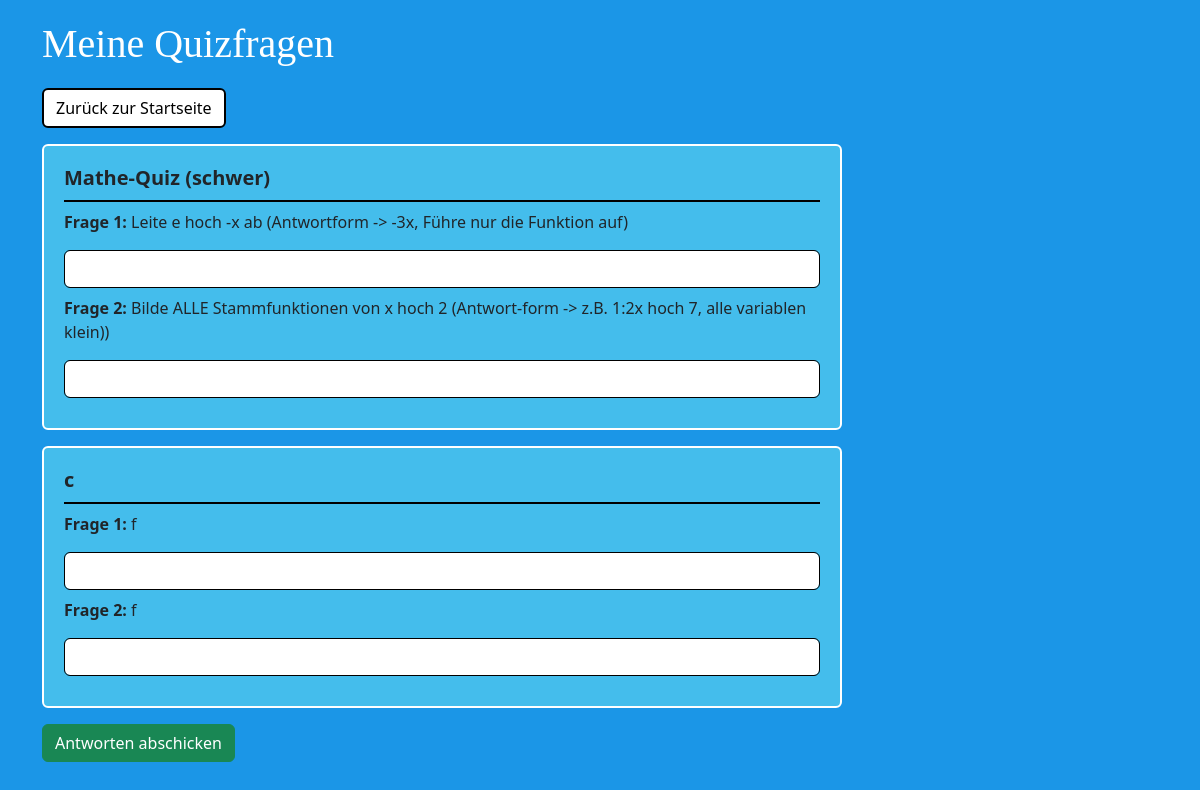
The app's page /quiz, older data.
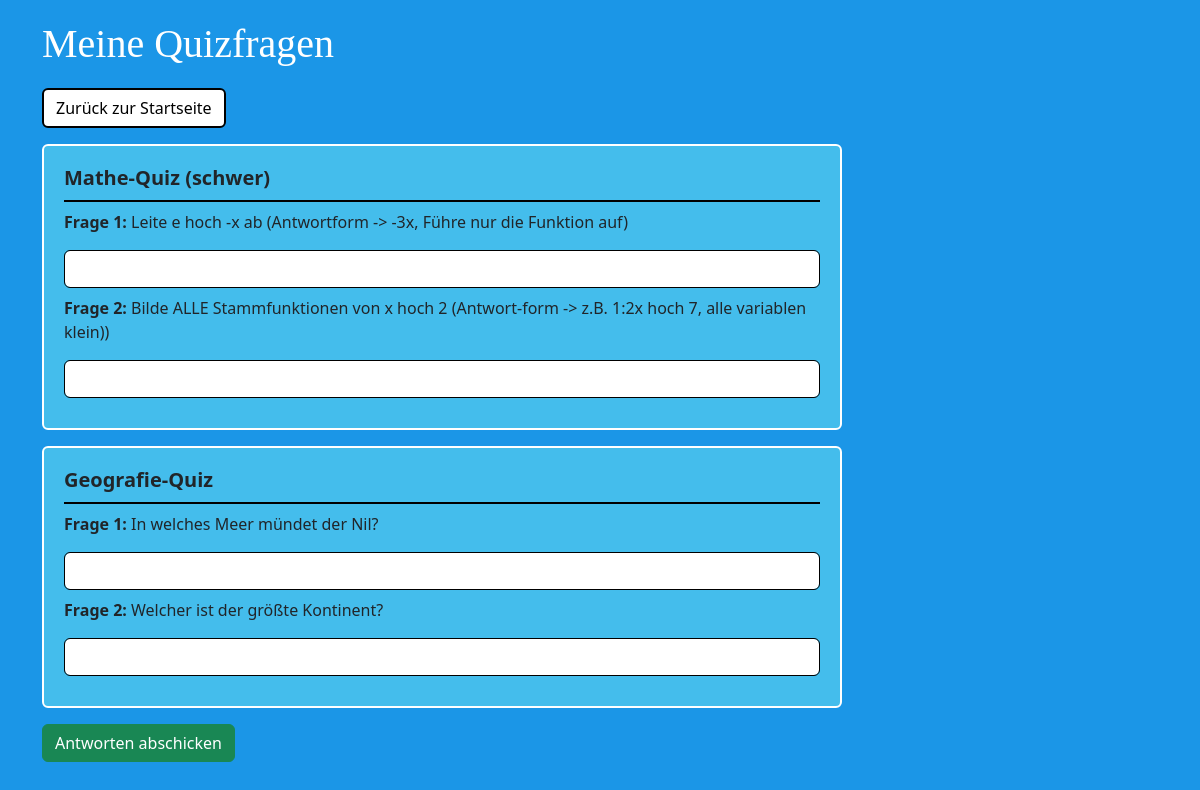
The same page, newer data.
### tables this page shows
CREATE TABLE text_quiz (
    Id INTEGER PRIMARY KEY AUTOINCREMENT,
    quiz_titel TEXT,
    frage1 TEXT,
    antwort1 TEXT,
    frage2 TEXT,
    antwort2 TEXT
);

### app.py (the view, shortened to what this page needs)
@app.route('/quiz', methods=['GET', 'POST'])
def quiz():
    conn = get_db_connection()
    text_quiz = conn.execute('SELECT * FROM text_quiz').fetchall()
    conn.close()
    return render_template('quiz.html', text_quiz=text_quiz)

### app.py (called while the page is built)
def get_db_connection():
    conn = sqlite3.connect('database.db')
    conn.row_factory = sqlite3.Row
    return conn

### templates/quiz.html (shortened to what this page needs)
<!DOCTYPE html>
<html lang="de">
<head>
<link href="https://cdn.jsdelivr.net/npm/bootstrap@5.3.8/dist/css/bootstrap.min.css" rel="stylesheet">
<link rel="stylesheet" href="{{ url_for('static', filename='style2/style.css') }}">
</head>
<body>
<div class="container">
<h1 style="font-family: fantasy;">Meine Quizfragen</h1>
<a href="{{ url_for('start') }}" class="btn btn-secondary mb-3">Zurück zur Startseite</a>
<form method="POST">
{% for quiz in text_quiz %}
<div class="card mb-3" style="width: 50rem;">
  <div class="card-body">
    <h5 class="card-title">{{ quiz['quiz_titel'] }}</h5>
    <p class="card-text"><b>Frage 1:</b> {{ quiz['frage1'] }}</p>
    <input type="text" name="antwort1_{{ quiz['Id'] }}" class="form-control mb-2">
    <p class="card-text"><b>Frage 2:</b> {{ quiz['frage2'] }}</p>
    <input type="text" name="antwort2_{{ quiz['Id'] }}" class="form-control">
  </div>
</div>
{% endfor %}
<button type="submit" class="btn btn-success mb-4">Antworten abschicken</button>
</form>
</div>
</body>
</html>

### static/style2/style.css (style rules this page uses)
body { background-color: #1b96e7; padding: 20px; }
h1 { color: #ffffff; margin-bottom: 20px; }
.card { background-color: #44bdec; border: 2px solid #ffffff; margin-bottom: 20px; }
.card-body { padding: 20px; }
h5 { color: #000000; border-bottom: 2px solid #000; padding-bottom: 10px; font-weight: bold; }
.form-control { margin-bottom: 10px; border: 1px solid #000; }
a.btn.btn-secondary.mb-3 { color: #000000; background-color: #ffffff; border: 2px solid #000000; }

Row changes from the older to the newer data that the page shows:
removed text_quiz: quiz_titel "c", frage1 "f", frage2 "f"
added text_quiz: quiz_titel "Geografie-Quiz", frage1 "In welches Meer mündet der Nil?", frage2 "Welcher ist der größte Kontinent?"
